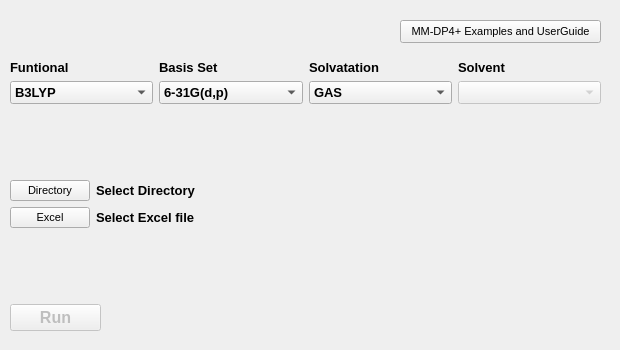
<?xml version="1.0" encoding="UTF-8"?>
<ui version="4.0">
 <class>Form</class>
 <widget class="QWidget" name="Form">
  <property name="geometry">
   <rect>
    <x>0</x>
    <y>0</y>
    <width>620</width>
    <height>350</height>
   </rect>
  </property>
  <property name="font">
   <font>
    <pointsize>10</pointsize>
    <weight>75</weight>
    <bold>true</bold>
   </font>
  </property>
  <property name="windowTitle">
   <string>Form</string>
  </property>
  <widget class="QPushButton" name="examp_UG">
   <property name="geometry">
    <rect>
     <x>400</x>
     <y>20</y>
     <width>201</width>
     <height>23</height>
    </rect>
   </property>
   <property name="font">
    <font>
     <pointsize>8</pointsize>
     <weight>50</weight>
     <italic>false</italic>
     <bold>false</bold>
     <kerning>true</kerning>
    </font>
   </property>
   <property name="focusPolicy">
    <enum>Qt::NoFocus</enum>
   </property>
   <property name="layoutDirection">
    <enum>Qt::LeftToRight</enum>
   </property>
   <property name="text">
    <string>MM-DP4+ Examples and UserGuide</string>
   </property>
  </widget>
  <widget class="QWidget" name="layoutWidget_2">
   <property name="geometry">
    <rect>
     <x>10</x>
     <y>60</y>
     <width>591</width>
     <height>271</height>
    </rect>
   </property>
   <layout class="QVBoxLayout" name="verticalLayout_10">
    <item>
     <layout class="QGridLayout" name="gridLayout_3">
      <item row="1" column="3">
       <widget class="QComboBox" name="solv">
        <item>
         <property name="text">
          <string>GAS</string>
         </property>
        </item>
        <item>
         <property name="text">
          <string>PCM</string>
         </property>
        </item>
        <item>
         <property name="text">
          <string>SMD</string>
         </property>
        </item>
       </widget>
      </item>
      <item row="1" column="2">
       <widget class="QComboBox" name="basis">
        <property name="insertPolicy">
         <enum>QComboBox::InsertAtBottom</enum>
        </property>
        <property name="duplicatesEnabled">
         <bool>false</bool>
        </property>
        <property name="frame">
         <bool>true</bool>
        </property>
        <item>
         <property name="text">
          <string>6-31G(d,p)</string>
         </property>
        </item>
        <item>
         <property name="text">
          <string>6-31+G(d,p)</string>
         </property>
        </item>
        <item>
         <property name="text">
          <string>6-311+G(d,p)</string>
         </property>
        </item>
       </widget>
      </item>
      <item row="0" column="3">
       <widget class="QLabel" name="label_11">
        <property name="text">
         <string>Solvatation</string>
        </property>
       </widget>
      </item>
      <item row="1" column="1">
       <widget class="QComboBox" name="func">
        <property name="enabled">
         <bool>true</bool>
        </property>
        <item>
         <property name="text">
          <string>B3LYP</string>
         </property>
        </item>
        <item>
         <property name="text">
          <string>M062x</string>
         </property>
        </item>
        <item>
         <property name="text">
          <string>mPW1PW91</string>
         </property>
        </item>
        <item>
         <property name="text">
          <string>wB97XD</string>
         </property>
        </item>
       </widget>
      </item>
      <item row="0" column="2">
       <widget class="QLabel" name="label_12">
        <property name="text">
         <string>Basis Set</string>
        </property>
       </widget>
      </item>
      <item row="0" column="1">
       <widget class="QLabel" name="label_13">
        <property name="text">
         <string>Funtional</string>
        </property>
       </widget>
      </item>
      <item row="0" column="4">
       <widget class="QLabel" name="label_14">
        <property name="text">
         <string>Solvent</string>
        </property>
       </widget>
      </item>
      <item row="1" column="4">
       <widget class="QComboBox" name="solvent">
        <property name="enabled">
         <bool>false</bool>
        </property>
        <item>
         <property name="text">
          <string/>
         </property>
        </item>
        <item>
         <property name="text">
          <string>CHCl3</string>
         </property>
        </item>
        <item>
         <property name="text">
          <string>CH2Cl2</string>
         </property>
        </item>
        <item>
         <property name="text">
          <string>CCl4</string>
         </property>
        </item>
        <item>
         <property name="text">
          <string>H2O</string>
         </property>
        </item>
        <item>
         <property name="text">
          <string>MeOH</string>
         </property>
        </item>
        <item>
         <property name="text">
          <string>MeCN</string>
         </property>
        </item>
        <item>
         <property name="text">
          <string>DMSO</string>
         </property>
        </item>
        <item>
         <property name="text">
          <string>THF</string>
         </property>
        </item>
        <item>
         <property name="text">
          <string>Pyridine</string>
         </property>
        </item>
        <item>
         <property name="text">
          <string>Acetone</string>
         </property>
        </item>
        <item>
         <property name="text">
          <string>Benzene</string>
         </property>
        </item>
        <item>
         <property name="text">
          <string>Other</string>
         </property>
        </item>
       </widget>
      </item>
     </layout>
    </item>
    <item>
     <spacer name="verticalSpacer_7">
      <property name="orientation">
       <enum>Qt::Vertical</enum>
      </property>
      <property name="sizeHint" stdset="0">
       <size>
        <width>20</width>
        <height>40</height>
       </size>
      </property>
     </spacer>
    </item>
    <item>
     <layout class="QFormLayout" name="formLayout_5">
      <item row="0" column="0">
       <widget class="QPushButton" name="dir">
        <property name="font">
         <font>
          <pointsize>8</pointsize>
          <weight>50</weight>
          <italic>false</italic>
          <bold>false</bold>
          <kerning>true</kerning>
         </font>
        </property>
        <property name="text">
         <string>Directory</string>
        </property>
        <property name="autoDefault">
         <bool>false</bool>
        </property>
        <property name="flat">
         <bool>false</bool>
        </property>
       </widget>
      </item>
      <item row="0" column="1">
       <widget class="QLabel" name="dir_lab">
        <property name="text">
         <string>Select Directory</string>
        </property>
       </widget>
      </item>
      <item row="1" column="0">
       <widget class="QPushButton" name="xls">
        <property name="font">
         <font>
          <pointsize>8</pointsize>
          <weight>50</weight>
          <italic>false</italic>
          <bold>false</bold>
          <kerning>true</kerning>
         </font>
        </property>
        <property name="text">
         <string>Excel</string>
        </property>
       </widget>
      </item>
      <item row="1" column="1">
       <widget class="QLabel" name="xls_lab">
        <property name="text">
         <string>Select Excel file</string>
        </property>
       </widget>
      </item>
     </layout>
    </item>
    <item>
     <spacer name="verticalSpacer_8">
      <property name="orientation">
       <enum>Qt::Vertical</enum>
      </property>
      <property name="sizeHint" stdset="0">
       <size>
        <width>20</width>
        <height>40</height>
       </size>
      </property>
     </spacer>
    </item>
    <item>
     <widget class="QPushButton" name="run">
      <property name="enabled">
       <bool>false</bool>
      </property>
      <property name="maximumSize">
       <size>
        <width>91</width>
        <height>27</height>
       </size>
      </property>
      <property name="font">
       <font>
        <pointsize>12</pointsize>
        <weight>75</weight>
        <italic>false</italic>
        <bold>true</bold>
        <kerning>true</kerning>
       </font>
      </property>
      <property name="text">
       <string>Run</string>
      </property>
     </widget>
    </item>
   </layout>
  </widget>
 </widget>
 <resources/>
 <connections/>
</ui>
